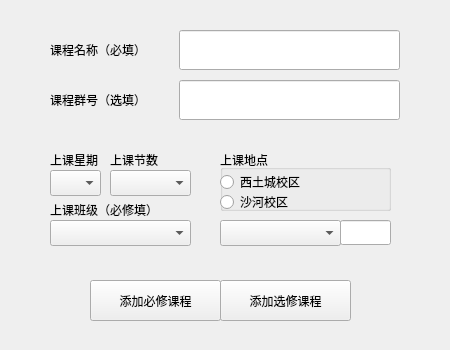
<?xml version="1.0" encoding="UTF-8"?>
<ui version="4.0">
 <class>Widget_LessonAdd</class>
 <widget class="QWidget" name="Widget_LessonAdd">
  <property name="geometry">
   <rect>
    <x>0</x>
    <y>0</y>
    <width>450</width>
    <height>350</height>
   </rect>
  </property>
  <property name="windowTitle">
   <string>Form</string>
  </property>
  <widget class="QLabel" name="label">
   <property name="geometry">
    <rect>
     <x>50</x>
     <y>30</y>
     <width>100</width>
     <height>40</height>
    </rect>
   </property>
   <property name="text">
    <string>课程名称（必填）</string>
   </property>
  </widget>
  <widget class="QLineEdit" name="line_Name">
   <property name="geometry">
    <rect>
     <x>179</x>
     <y>30</y>
     <width>221</width>
     <height>40</height>
    </rect>
   </property>
  </widget>
  <widget class="QComboBox" name="comboBox_location">
   <property name="geometry">
    <rect>
     <x>220</x>
     <y>220</y>
     <width>121</width>
     <height>26</height>
    </rect>
   </property>
  </widget>
  <widget class="QGroupBox" name="groupBox">
   <property name="geometry">
    <rect>
     <x>220</x>
     <y>150</y>
     <width>171</width>
     <height>61</height>
    </rect>
   </property>
   <property name="title">
    <string>上课地点</string>
   </property>
   <widget class="QRadioButton" name="radio_xitucheng">
    <property name="geometry">
     <rect>
      <x>0</x>
      <y>20</y>
      <width>118</width>
      <height>24</height>
     </rect>
    </property>
    <property name="text">
     <string>西土城校区</string>
    </property>
   </widget>
   <widget class="QRadioButton" name="radio_shahe">
    <property name="geometry">
     <rect>
      <x>0</x>
      <y>40</y>
      <width>118</width>
      <height>24</height>
     </rect>
    </property>
    <property name="text">
     <string>沙河校区</string>
    </property>
   </widget>
  </widget>
  <widget class="QLabel" name="label_2">
   <property name="geometry">
    <rect>
     <x>50</x>
     <y>150</y>
     <width>69</width>
     <height>20</height>
    </rect>
   </property>
   <property name="text">
    <string>上课星期</string>
   </property>
  </widget>
  <widget class="QLabel" name="label_3">
   <property name="geometry">
    <rect>
     <x>110</x>
     <y>150</y>
     <width>69</width>
     <height>20</height>
    </rect>
   </property>
   <property name="text">
    <string>上课节数</string>
   </property>
  </widget>
  <widget class="QLabel" name="label_4">
   <property name="geometry">
    <rect>
     <x>50</x>
     <y>200</y>
     <width>151</width>
     <height>20</height>
    </rect>
   </property>
   <property name="text">
    <string>上课班级（必修填）</string>
   </property>
  </widget>
  <widget class="QComboBox" name="comboBox_week">
   <property name="geometry">
    <rect>
     <x>50</x>
     <y>170</y>
     <width>51</width>
     <height>26</height>
    </rect>
   </property>
  </widget>
  <widget class="QComboBox" name="comboBox_index">
   <property name="geometry">
    <rect>
     <x>110</x>
     <y>170</y>
     <width>81</width>
     <height>26</height>
    </rect>
   </property>
  </widget>
  <widget class="QComboBox" name="comboBox_class">
   <property name="geometry">
    <rect>
     <x>50</x>
     <y>220</y>
     <width>141</width>
     <height>26</height>
    </rect>
   </property>
  </widget>
  <widget class="QPushButton" name="pushButton_c">
   <property name="geometry">
    <rect>
     <x>90</x>
     <y>280</y>
     <width>131</width>
     <height>41</height>
    </rect>
   </property>
   <property name="text">
    <string>添加必修课程</string>
   </property>
  </widget>
  <widget class="QPushButton" name="pushButton_s">
   <property name="geometry">
    <rect>
     <x>220</x>
     <y>280</y>
     <width>131</width>
     <height>41</height>
    </rect>
   </property>
   <property name="text">
    <string>添加选修课程</string>
   </property>
  </widget>
  <widget class="QLineEdit" name="lineEdit_qun">
   <property name="geometry">
    <rect>
     <x>179</x>
     <y>80</y>
     <width>221</width>
     <height>40</height>
    </rect>
   </property>
  </widget>
  <widget class="QLabel" name="label_5">
   <property name="geometry">
    <rect>
     <x>50</x>
     <y>80</y>
     <width>131</width>
     <height>40</height>
    </rect>
   </property>
   <property name="text">
    <string>课程群号（选填）</string>
   </property>
  </widget>
  <widget class="QLineEdit" name="lineEdit_extra">
   <property name="geometry">
    <rect>
     <x>340</x>
     <y>220</y>
     <width>51</width>
     <height>25</height>
    </rect>
   </property>
  </widget>
 </widget>
 <resources/>
 <connections/>
</ui>
